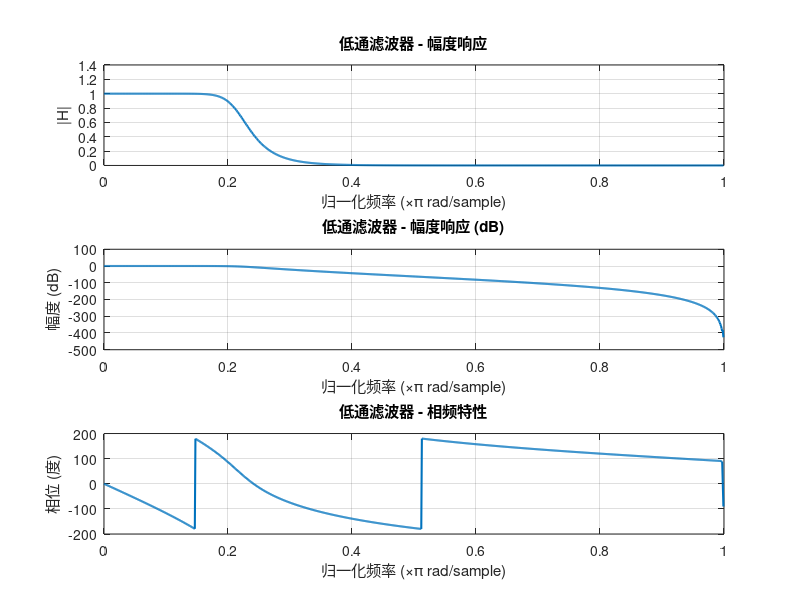
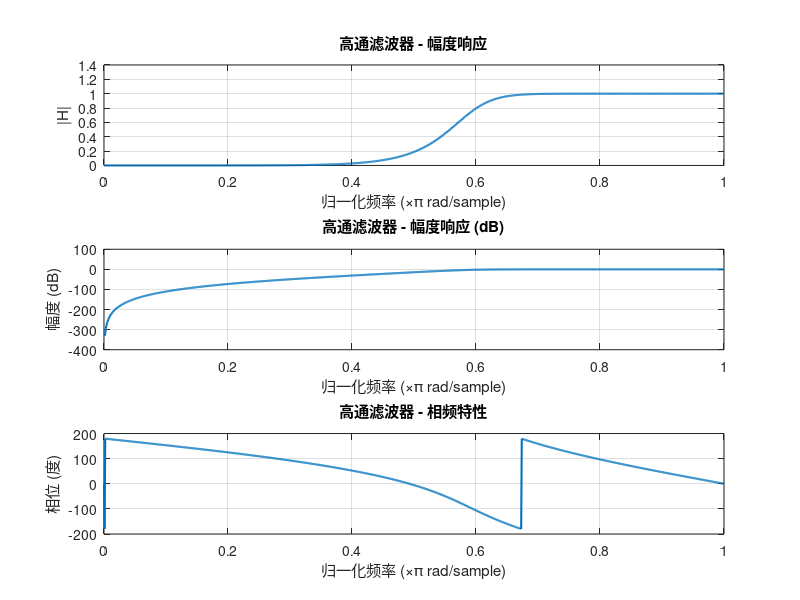
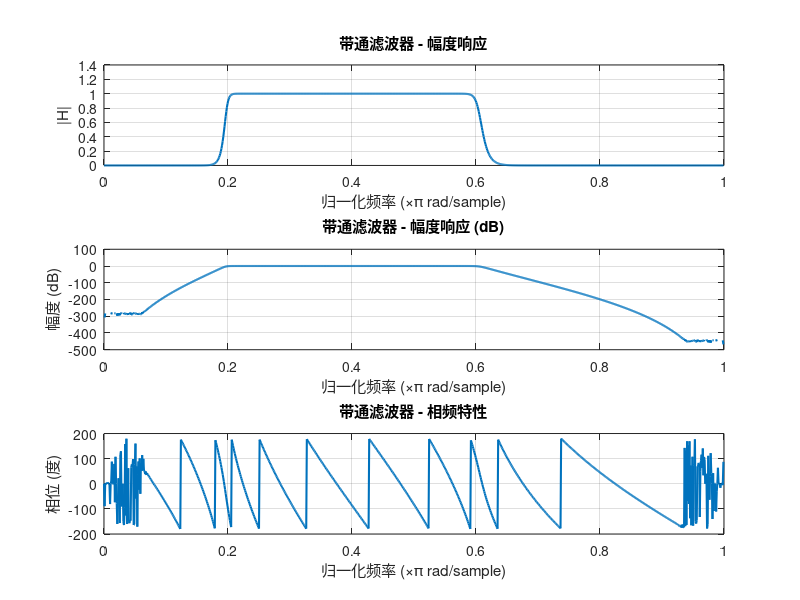
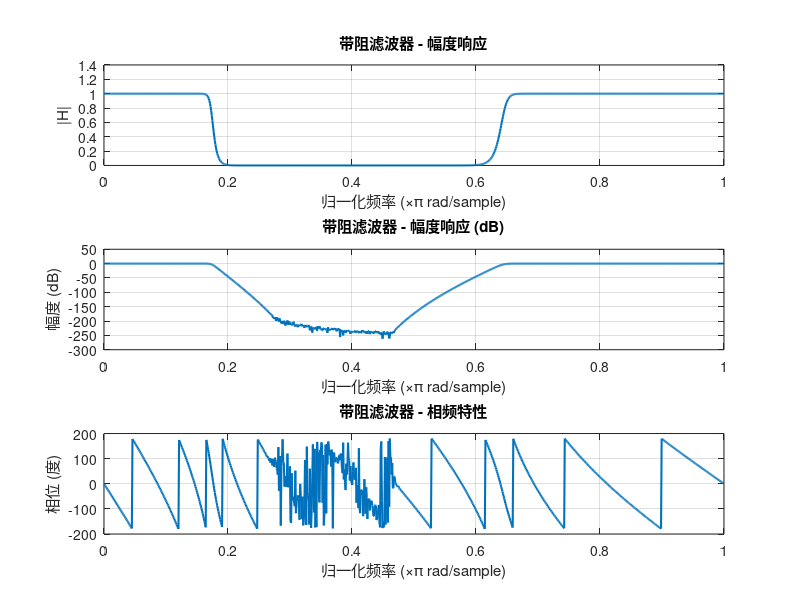

The MATLAB source for these figures, in order:
% 通用参数设置
alpha_p = 1;  % 通带衰减 (dB)
alpha_s = 45; % 阻带衰减 (dB)

% ----------------- 低通滤波器设计 -----------------
wp_lp = 0.2 * pi; % 低通通带截止频率
ws_lp = 0.3 * pi; % 低通阻带截止频率
[n_lp, wn_lp] = buttord(wp_lp/pi, ws_lp/pi, 1, 20); % 计算阶数
[b_lp, a_lp] = butter(n_lp, wn_lp, 'low'); % 低通滤波器
[h_lp, w_lp] = freqz(b_lp, a_lp, 1024); % 频率响应

% 绘图：低通滤波器
figure;
subplot(3,1,1);
plot(w_lp/pi, abs(h_lp), 'LineWidth', 1.5);
title('低通滤波器 - 幅度响应');
xlabel('归一化频率 (×π rad/sample)');
ylabel('|H|');
grid on;

subplot(3,1,2);
plot(w_lp/pi, 20*log10(abs(h_lp)), 'LineWidth', 1.5);
title('低通滤波器 - 幅度响应 (dB)');
xlabel('归一化频率 (×π rad/sample)');
ylabel('幅度 (dB)');
grid on;

subplot(3,1,3);
plot(w_lp/pi, angle(h_lp)*180/pi, 'LineWidth', 1.5);
title('低通滤波器 - 相频特性');
xlabel('归一化频率 (×π rad/sample)');
ylabel('相位 (度)');
grid on;

% ----------------- 高通滤波器设计 -----------------
wp_hp = 0.6 * pi; % 高通通带截止频率
ws_hp = 0.4 * pi; % 高通阻带截止频率
[n_hp, wn_hp] = buttord(wp_hp/pi, ws_hp/pi, 2, 30); % 计算阶数
[b_hp, a_hp] = butter(n_hp, wn_hp, 'high'); % 高通滤波器
[h_hp, w_hp] = freqz(b_hp, a_hp, 1024); % 频率响应

% 绘图：高通滤波器
figure;
subplot(3,1,1);
plot(w_hp/pi, abs(h_hp), 'LineWidth', 1.5);
title('高通滤波器 - 幅度响应');
xlabel('归一化频率 (×π rad/sample)');
ylabel('|H|');
grid on;

subplot(3,1,2);
plot(w_hp/pi, 20*log10(abs(h_hp)), 'LineWidth', 1.5);
title('高通滤波器 - 幅度响应 (dB)');
xlabel('归一化频率 (×π rad/sample)');
ylabel('幅度 (dB)');
grid on;

subplot(3,1,3);
plot(w_hp/pi, angle(h_hp)*180/pi, 'LineWidth', 1.5);
title('高通滤波器 - 相频特性');
xlabel('归一化频率 (×π rad/sample)');
ylabel('相位 (度)');
grid on;

% ----------------- 带通滤波器设计 -----------------
wp_bp = [0.2*pi, 0.6*pi]; % 带通通带范围
ws_bp = [0.15*pi, 0.65*pi]; % 带通阻带范围
[n_bp, wn_bp] = buttord(wp_bp/pi, ws_bp/pi, alpha_p, alpha_s); % 计算阶数
[b_bp, a_bp] = butter(n_bp, wn_bp, 'bandpass'); % 带通滤波器
[h_bp, w_bp] = freqz(b_bp, a_bp, 1024); % 频率响应

% 绘图：带通滤波器
figure;
subplot(3,1,1);
plot(w_bp/pi, abs(h_bp), 'LineWidth', 1.5);
title('带通滤波器 - 幅度响应');
xlabel('归一化频率 (×π rad/sample)');
ylabel('|H|');
grid on;

subplot(3,1,2);
plot(w_bp/pi, 20*log10(abs(h_bp)), 'LineWidth', 1.5);
title('带通滤波器 - 幅度响应 (dB)');
xlabel('归一化频率 (×π rad/sample)');
ylabel('幅度 (dB)');
grid on;

subplot(3,1,3);
plot(w_bp/pi, angle(h_bp)*180/pi, 'LineWidth', 1.5);
title('带通滤波器 - 相频特性');
xlabel('归一化频率 (×π rad/sample)');
ylabel('相位 (度)');
grid on;

% ----------------- 带阻滤波器设计 -----------------
wp_bs = [0.15*pi, 0.65*pi]; % 带阻通带范围
ws_bs = [0.2*pi, 0.6*pi]; % 带阻阻带范围
[n_bs, wn_bs] = buttord(wp_bs/pi, ws_bs/pi, alpha_p, alpha_s); % 计算阶数
[b_bs, a_bs] = butter(n_bs, wn_bs, 'stop'); % 带阻滤波器
[h_bs, w_bs] = freqz(b_bs, a_bs, 1024); % 频率响应

% 绘图：带阻滤波器
figure;
subplot(3,1,1);
plot(w_bs/pi, abs(h_bs), 'LineWidth', 1.5);
title('带阻滤波器 - 幅度响应');
xlabel('归一化频率 (×π rad/sample)');
ylabel('|H|');
grid on;

subplot(3,1,2);
plot(w_bs/pi, 20*log10(abs(h_bs)), 'LineWidth', 1.5);
title('带阻滤波器 - 幅度响应 (dB)');
xlabel('归一化频率 (×π rad/sample)');
ylabel('幅度 (dB)');
grid on;

subplot(3,1,3);
plot(w_bs/pi, angle(h_bs)*180/pi, 'LineWidth', 1.5);
title('带阻滤波器 - 相频特性');
xlabel('归一化频率 (×π rad/sample)');
ylabel('相位 (度)');
grid on;
